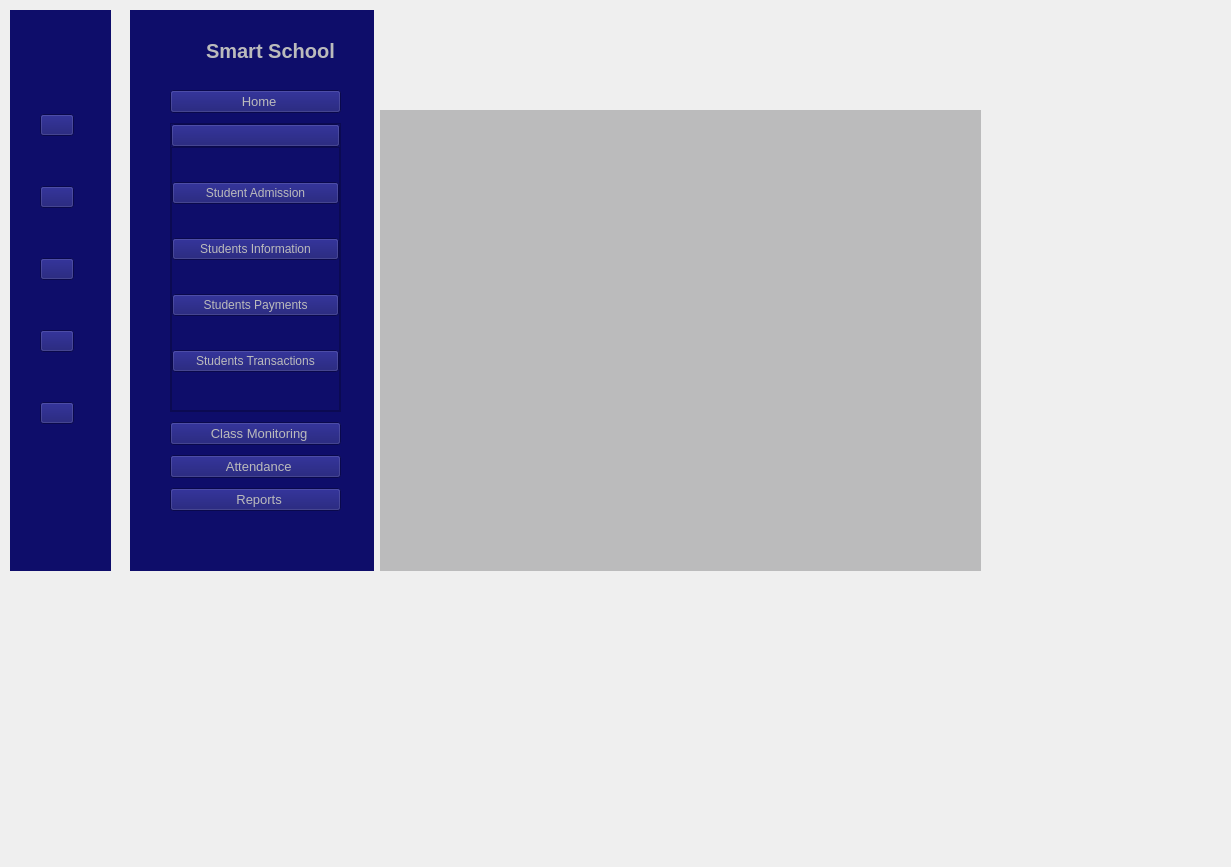
<?xml version="1.0" encoding="UTF-8"?>
<ui version="4.0">
 <class>MainWindow</class>
 <widget class="QMainWindow" name="MainWindow">
  <property name="geometry">
   <rect>
    <x>0</x>
    <y>0</y>
    <width>1231</width>
    <height>867</height>
   </rect>
  </property>
  <property name="windowTitle">
   <string>MainWindow</string>
  </property>
  <widget class="QWidget" name="centralwidget">
   <widget class="QWidget" name="icon_only_widget" native="true">
    <property name="geometry">
     <rect>
      <x>10</x>
      <y>10</y>
      <width>101</width>
      <height>561</height>
     </rect>
    </property>
    <property name="styleSheet">
     <string notr="true">QWidget{
	background-color: rgb(14, 13, 106);
}</string>
    </property>
    <widget class="QWidget" name="">
     <property name="geometry">
      <rect>
       <x>10</x>
       <y>10</y>
       <width>88</width>
       <height>42</height>
      </rect>
     </property>
     <layout class="QHBoxLayout" name="horizontalLayout_2">
      <item>
       <spacer name="horizontalSpacer_2">
        <property name="orientation">
         <enum>Qt::Horizontal</enum>
        </property>
        <property name="sizeHint" stdset="0">
         <size>
          <width>17</width>
          <height>20</height>
         </size>
        </property>
       </spacer>
      </item>
      <item>
       <widget class="QLabel" name="label_4">
        <property name="maximumSize">
         <size>
          <width>40</width>
          <height>40</height>
         </size>
        </property>
        <property name="text">
         <string/>
        </property>
        <property name="pixmap">
         <pixmap resource="resources.qrc">:/Icons/school (6).png</pixmap>
        </property>
        <property name="scaledContents">
         <bool>true</bool>
        </property>
       </widget>
      </item>
      <item>
       <spacer name="horizontalSpacer">
        <property name="orientation">
         <enum>Qt::Horizontal</enum>
        </property>
        <property name="sizeHint" stdset="0">
         <size>
          <width>17</width>
          <height>20</height>
         </size>
        </property>
       </spacer>
      </item>
     </layout>
    </widget>
    <widget class="QWidget" name="">
     <property name="geometry">
      <rect>
       <x>30</x>
       <y>60</y>
       <width>34</width>
       <height>401</height>
      </rect>
     </property>
     <layout class="QVBoxLayout" name="verticalLayout_4">
      <item>
       <widget class="QPushButton" name="pushButton">
        <property name="text">
         <string/>
        </property>
        <property name="icon">
         <iconset resource="resources.qrc">
          <normaloff>:/Icons/home (6).png</normaloff>:/Icons/home (6).png</iconset>
        </property>
        <property name="iconSize">
         <size>
          <width>20</width>
          <height>16</height>
         </size>
        </property>
       </widget>
      </item>
      <item>
       <widget class="QPushButton" name="pushButton_3">
        <property name="text">
         <string/>
        </property>
        <property name="icon">
         <iconset resource="resources.qrc">
          <normaloff>:/Icons/education (6).png</normaloff>:/Icons/education (6).png</iconset>
        </property>
        <property name="iconSize">
         <size>
          <width>20</width>
          <height>20</height>
         </size>
        </property>
       </widget>
      </item>
      <item>
       <widget class="QPushButton" name="pushButton_4">
        <property name="text">
         <string/>
        </property>
        <property name="icon">
         <iconset resource="resources.qrc">
          <normaloff>:/Icons/classroom (6).png</normaloff>:/Icons/classroom (6).png</iconset>
        </property>
        <property name="iconSize">
         <size>
          <width>20</width>
          <height>20</height>
         </size>
        </property>
       </widget>
      </item>
      <item>
       <widget class="QPushButton" name="pushButton_5">
        <property name="text">
         <string/>
        </property>
        <property name="icon">
         <iconset resource="resources.qrc">
          <normaloff>:/Icons/calendar (6).png</normaloff>:/Icons/calendar (6).png</iconset>
        </property>
        <property name="iconSize">
         <size>
          <width>18</width>
          <height>18</height>
         </size>
        </property>
       </widget>
      </item>
      <item>
       <widget class="QPushButton" name="pushButton_6">
        <property name="text">
         <string/>
        </property>
        <property name="icon">
         <iconset resource="resources.qrc">
          <normaloff>:/Icons/report (6).png</normaloff>:/Icons/report (6).png</iconset>
        </property>
        <property name="iconSize">
         <size>
          <width>20</width>
          <height>20</height>
         </size>
        </property>
       </widget>
      </item>
     </layout>
    </widget>
   </widget>
   <widget class="QWidget" name="icon_text_widget" native="true">
    <property name="geometry">
     <rect>
      <x>130</x>
      <y>10</y>
      <width>244</width>
      <height>561</height>
     </rect>
    </property>
    <property name="styleSheet">
     <string notr="true">QWidget{
	background-color: rgb(14, 13, 106);
	color: #bbbbbc;
}

QPushButtons{
	height: 30px;
	border: none;
}</string>
    </property>
    <widget class="QWidget" name="">
     <property name="geometry">
      <rect>
       <x>40</x>
       <y>80</y>
       <width>171</width>
       <height>421</height>
      </rect>
     </property>
     <layout class="QVBoxLayout" name="verticalLayout_3">
      <property name="spacing">
       <number>10</number>
      </property>
      <item>
       <widget class="QPushButton" name="pushButton_2">
        <property name="font">
         <font>
          <pointsize>10</pointsize>
         </font>
        </property>
        <property name="text">
         <string>  Home</string>
        </property>
        <property name="icon">
         <iconset resource="resources.qrc">
          <normaloff>:/Icons/home (6).png</normaloff>
          <normalon>:/Icons/home (3).png</normalon>
          <activeon>:/Icons/home (6).png</activeon>
          <selectedon>:/Icons/home (6).png</selectedon>:/Icons/home (6).png</iconset>
        </property>
        <property name="iconSize">
         <size>
          <width>16</width>
          <height>16</height>
         </size>
        </property>
       </widget>
      </item>
      <item>
       <widget class="QFrame" name="students">
        <property name="frameShape">
         <enum>QFrame::StyledPanel</enum>
        </property>
        <property name="frameShadow">
         <enum>QFrame::Raised</enum>
        </property>
        <layout class="QVBoxLayout" name="verticalLayout_2">
         <property name="spacing">
          <number>0</number>
         </property>
         <property name="leftMargin">
          <number>0</number>
         </property>
         <property name="topMargin">
          <number>0</number>
         </property>
         <property name="rightMargin">
          <number>0</number>
         </property>
         <property name="bottomMargin">
          <number>0</number>
         </property>
         <item>
          <widget class="QPushButton" name="pushButton_7">
           <property name="minimumSize">
            <size>
             <width>0</width>
             <height>0</height>
            </size>
           </property>
           <property name="font">
            <font>
             <pointsize>10</pointsize>
            </font>
           </property>
           <property name="text">
            <string/>
           </property>
           <property name="icon">
            <iconset resource="resources.qrc">
             <normaloff>:/Icons/Frame 4.png</normaloff>
             <normalon>:/Icons/Frame 1.png</normalon>:/Icons/Frame 4.png</iconset>
           </property>
           <property name="iconSize">
            <size>
             <width>100</width>
             <height>100</height>
            </size>
           </property>
           <property name="checkable">
            <bool>true</bool>
           </property>
          </widget>
         </item>
         <item>
          <widget class="QFrame" name="students_dropdown">
           <property name="frameShape">
            <enum>QFrame::StyledPanel</enum>
           </property>
           <property name="frameShadow">
            <enum>QFrame::Raised</enum>
           </property>
           <layout class="QVBoxLayout" name="verticalLayout">
            <property name="spacing">
             <number>0</number>
            </property>
            <property name="leftMargin">
             <number>0</number>
            </property>
            <property name="topMargin">
             <number>0</number>
            </property>
            <property name="rightMargin">
             <number>0</number>
            </property>
            <property name="bottomMargin">
             <number>0</number>
            </property>
            <item>
             <widget class="QPushButton" name="pushButton_11">
              <property name="font">
               <font>
                <family>MS Shell Dlg 2</family>
               </font>
              </property>
              <property name="text">
               <string>Student Admission</string>
              </property>
              <property name="checkable">
               <bool>true</bool>
              </property>
             </widget>
            </item>
            <item>
             <widget class="QPushButton" name="pushButton_12">
              <property name="text">
               <string>Students Information</string>
              </property>
              <property name="checkable">
               <bool>true</bool>
              </property>
             </widget>
            </item>
            <item>
             <widget class="QPushButton" name="pushButton_13">
              <property name="text">
               <string>Students Payments</string>
              </property>
              <property name="checkable">
               <bool>true</bool>
              </property>
             </widget>
            </item>
            <item>
             <widget class="QPushButton" name="pushButton_14">
              <property name="text">
               <string>Students Transactions</string>
              </property>
              <property name="checkable">
               <bool>true</bool>
              </property>
             </widget>
            </item>
           </layout>
          </widget>
         </item>
        </layout>
       </widget>
      </item>
      <item>
       <widget class="QPushButton" name="pushButton_8">
        <property name="font">
         <font>
          <pointsize>10</pointsize>
         </font>
        </property>
        <property name="text">
         <string>  Class Monitoring</string>
        </property>
        <property name="icon">
         <iconset resource="resources.qrc">
          <normaloff>:/Icons/classroom (6).png</normaloff>
          <normalon>:/Icons/education (3).png</normalon>:/Icons/classroom (6).png</iconset>
        </property>
        <property name="iconSize">
         <size>
          <width>20</width>
          <height>20</height>
         </size>
        </property>
       </widget>
      </item>
      <item>
       <widget class="QPushButton" name="pushButton_9">
        <property name="font">
         <font>
          <pointsize>10</pointsize>
         </font>
        </property>
        <property name="text">
         <string>  Attendance</string>
        </property>
        <property name="icon">
         <iconset resource="resources.qrc">
          <normaloff>:/Icons/calendar (6).png</normaloff>
          <normalon>:/Icons/calendar (3).png</normalon>:/Icons/calendar (6).png</iconset>
        </property>
        <property name="iconSize">
         <size>
          <width>18</width>
          <height>18</height>
         </size>
        </property>
       </widget>
      </item>
      <item>
       <widget class="QPushButton" name="pushButton_10">
        <property name="font">
         <font>
          <pointsize>10</pointsize>
         </font>
        </property>
        <property name="text">
         <string>  Reports</string>
        </property>
        <property name="icon">
         <iconset resource="resources.qrc">
          <normaloff>:/Icons/report (6).png</normaloff>
          <normalon>:/Icons/report (3).png</normalon>:/Icons/report (6).png</iconset>
        </property>
        <property name="iconSize">
         <size>
          <width>20</width>
          <height>20</height>
         </size>
        </property>
       </widget>
      </item>
     </layout>
    </widget>
    <widget class="QWidget" name="">
     <property name="geometry">
      <rect>
       <x>30</x>
       <y>20</y>
       <width>182</width>
       <height>42</height>
      </rect>
     </property>
     <layout class="QHBoxLayout" name="horizontalLayout">
      <item>
       <widget class="QLabel" name="label_2">
        <property name="maximumSize">
         <size>
          <width>40</width>
          <height>40</height>
         </size>
        </property>
        <property name="text">
         <string/>
        </property>
        <property name="pixmap">
         <pixmap resource="resources.qrc">:/Icons/school (6).png</pixmap>
        </property>
        <property name="scaledContents">
         <bool>true</bool>
        </property>
       </widget>
      </item>
      <item>
       <widget class="QLabel" name="label_3">
        <property name="font">
         <font>
          <pointsize>15</pointsize>
          <weight>75</weight>
          <bold>true</bold>
         </font>
        </property>
        <property name="text">
         <string>Smart School</string>
        </property>
       </widget>
      </item>
     </layout>
    </widget>
   </widget>
   <widget class="QWidget" name="main_sceen_widget" native="true">
    <property name="geometry">
     <rect>
      <x>380</x>
      <y>110</y>
      <width>601</width>
      <height>461</height>
     </rect>
    </property>
    <property name="font">
     <font>
      <family>Sans Serif Collection</family>
     </font>
    </property>
    <property name="styleSheet">
     <string notr="true">background-color: rgb(187, 187, 188);</string>
    </property>
   </widget>
   <widget class="QWidget" name="header_widget" native="true">
    <property name="geometry">
     <rect>
      <x>380</x>
      <y>10</y>
      <width>601</width>
      <height>81</height>
     </rect>
    </property>
   </widget>
  </widget>
 </widget>
 <resources>
  <include location="resources.qrc"/>
  <include location="../../../.designer/backup/resources.qrc"/>
 </resources>
 <connections>
  <connection>
   <sender>pushButton_7</sender>
   <signal>toggled(bool)</signal>
   <receiver>students_dropdown</receiver>
   <slot>setHidden(bool)</slot>
   <hints>
    <hint type="sourcelabel">
     <x>607</x>
     <y>171</y>
    </hint>
    <hint type="destinationlabel">
     <x>616</x>
     <y>238</y>
    </hint>
   </hints>
  </connection>
 </connections>
</ui>
